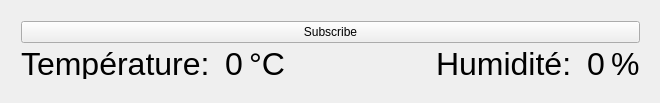
<?xml version="1.0" encoding="UTF-8"?>
<ui version="4.0">
 <class>MainWindow</class>
 <widget class="QMainWindow" name="MainWindow">
  <property name="geometry">
   <rect>
    <x>0</x>
    <y>0</y>
    <width>660</width>
    <height>103</height>
   </rect>
  </property>
  <property name="windowTitle">
   <string>Température/Humidité</string>
  </property>
  <property name="windowIcon">
   <iconset resource="img.qrc">
    <normaloff>:/img/Logo temp.png</normaloff>:/img/Logo temp.png</iconset>
  </property>
  <widget class="QWidget" name="centralWidget">
   <widget class="QWidget" name="verticalLayoutWidget">
    <property name="geometry">
     <rect>
      <x>10</x>
      <y>10</y>
      <width>641</width>
      <height>80</height>
     </rect>
    </property>
    <layout class="QVBoxLayout" name="verticalLayout">
     <item>
      <widget class="QPushButton" name="Subscribe">
       <property name="text">
        <string>Subscribe</string>
       </property>
      </widget>
     </item>
     <item>
      <layout class="QHBoxLayout" name="horizontalLayout">
       <item>
        <widget class="QLabel" name="label_5">
         <property name="font">
          <font>
           <pointsize>24</pointsize>
          </font>
         </property>
         <property name="text">
          <string>Température: </string>
         </property>
        </widget>
       </item>
       <item>
        <widget class="QLabel" name="label1">
         <property name="font">
          <font>
           <pointsize>24</pointsize>
          </font>
         </property>
         <property name="text">
          <string>0</string>
         </property>
        </widget>
       </item>
       <item>
        <widget class="QLabel" name="label_2">
         <property name="font">
          <font>
           <pointsize>24</pointsize>
          </font>
         </property>
         <property name="text">
          <string>°C</string>
         </property>
        </widget>
       </item>
       <item>
        <spacer name="horizontalSpacer">
         <property name="orientation">
          <enum>Qt::Horizontal</enum>
         </property>
         <property name="sizeHint" stdset="0">
          <size>
           <width>40</width>
           <height>20</height>
          </size>
         </property>
        </spacer>
       </item>
       <item>
        <widget class="QLabel" name="label_4">
         <property name="font">
          <font>
           <pointsize>24</pointsize>
          </font>
         </property>
         <property name="text">
          <string>Humidité: </string>
         </property>
        </widget>
       </item>
       <item>
        <widget class="QLabel" name="label">
         <property name="font">
          <font>
           <pointsize>24</pointsize>
          </font>
         </property>
         <property name="text">
          <string>0</string>
         </property>
        </widget>
       </item>
       <item>
        <widget class="QLabel" name="label_3">
         <property name="font">
          <font>
           <pointsize>24</pointsize>
          </font>
         </property>
         <property name="text">
          <string>%</string>
         </property>
        </widget>
       </item>
      </layout>
     </item>
    </layout>
   </widget>
  </widget>
  <action name="actionQuit">
   <property name="text">
    <string>Quit</string>
   </property>
  </action>
 </widget>
 <layoutdefault spacing="6" margin="11"/>
 <resources>
  <include location="img.qrc"/>
 </resources>
 <connections/>
</ui>
